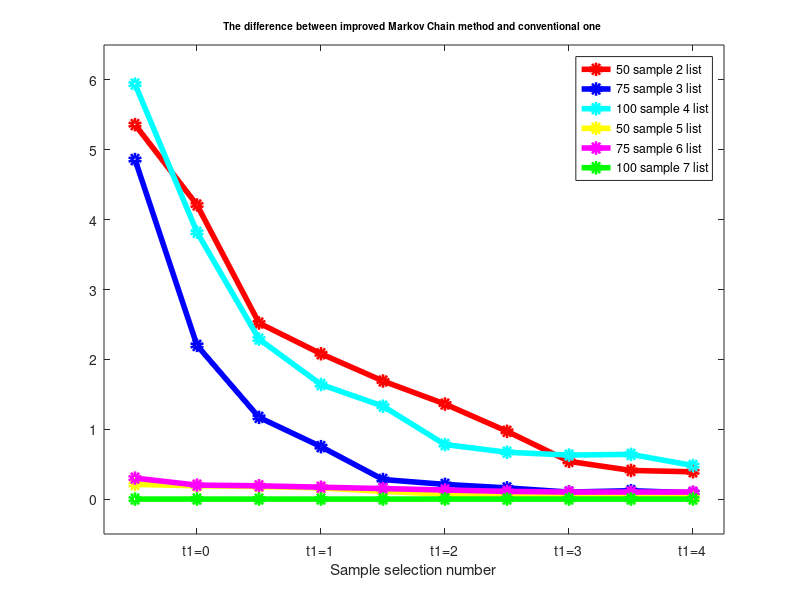

Source code (MATLAB):
load('data.mat');
color={'r','b','c','y','m','g'};

for i=1:size(data,1)
    plot(data(i,:),'-o','color',color{1,i},'LineWidth',4);
    hold on
end
axis([0.5,10.5,-0.5,6.5]);
legend('50 sample 2 list','75 sample 3 list','100 sample 4 list','50 sample 5 list','75 sample 6 list','100 sample 7 list');
set(gca,'xticklabel',{'t1=0','t1=1','t1=2','t1=3','t1=4','t1=5','t1=6','t1=7','t1=8','t1=9'})
title('\fontsize{10}The difference between improved Markov Chain method and conventional one ')
xlabel('Sample selection number');